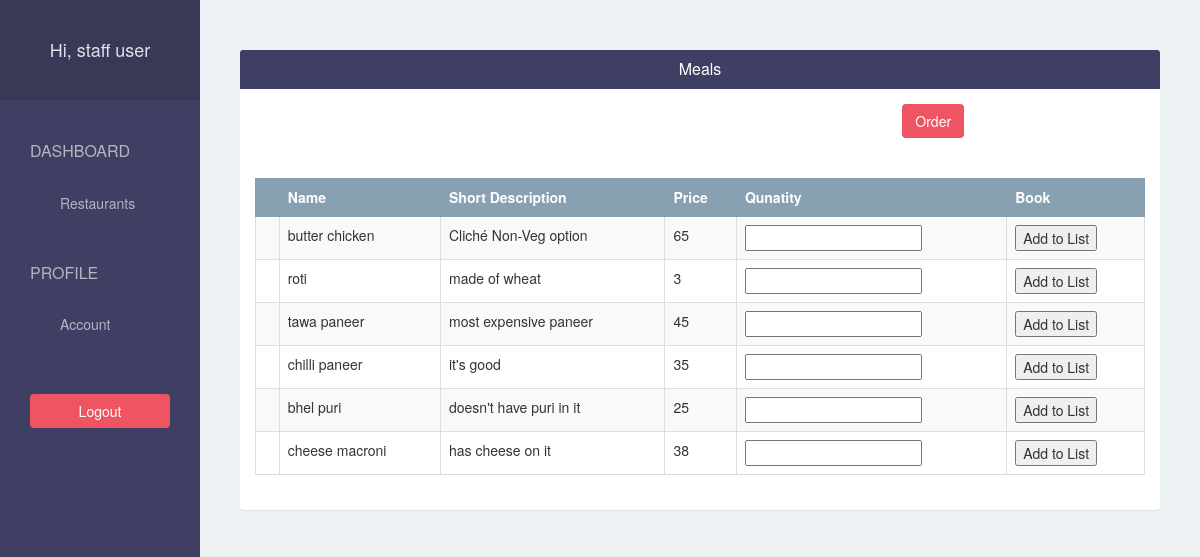
Page /customer/meals/10/ (signed in) on the committed database.
### foodapp/models.py (models this page shows, shortened)
class Meal(models.Model):
    restaurant = models.ForeignKey(Restaurant, on_delete=models.CASCADE, default=None)
    name = models.CharField(max_length=500)
    short_description = models.CharField(max_length=500)
    price = models.IntegerField(default=0)

### foodapp/views.py (the view)
# urls.py: path('customer/meals/<restaurant_id>/',views.customer_get_meals, name="get-meals"),
@login_required(login_url='/customer/login/')
def customer_get_meals(request, restaurant_id):
    meals = Meal.objects.filter(restaurant_id = restaurant_id).order_by("-id")
    customer = Customer.objects.all()
    return render(request,'customer/get-meals.html' , {"meals": meals, "customer": customer, "restaurant_id": restaurant_id})

### foodapp/templates/customer/get-meals.html (shortened to what this page needs)
{% extends 'customer/base.html' %}
{% load bootstrap3 %}
{% block page %}
    <div class="panel">
        <div class="panel-heading bg-blue">
            <h4 class="panel-title text-center text-white">Meals</h4>
        </div>
        <div class="panel-body">
            <div class="text-right">
            	<form method="POST" action="{% url 'add-order' %}">
	            	<input type="submit" class="btn btn-pink" value="Order">
       			</form>
                <br/>
                <br/>
            </div>
	            <table class="table table-bordered table-hover table-striped">
	                <thead>
	                    <tr class="bg-gray text-white">
	                        <th></th>
	                        <th>Name</th>
	                        <th>Short Description</th>
	                        <th>Price</th>
	                        <th>Qunatity</th>
	                        <th>Book</th>
	                    </tr>
	                </thead>
	                <tbody>
	                    {% for meal in meals %}
	                    <tr>
	                        <td scope="row"></td>
	                        <td>{{ meal.name}}</td>
	                        <td>{{ meal.short_description }}</td>
	                        <td>{{ meal.price }}</td>
	                        <td><input type="text" name="" id="{{meal.id}}"></td>
	                        <td><input type="button" value="Add to List" onclick="addToList('{{meal.id}}')"></td>
	                    </tr>
	                    {% endfor %}
	                </tbody>
	            </table>
        </div>
    </div>
{% endblock%}

### foodapp/templates/customer/base.html (shortened to what this page needs)
{% load static from staticfiles %}
<!DOCTYPE html>
<html>
<head>
  <link rel="stylesheet" href="{% static 'css/bootstrap.min.css' %}">
  <link rel="stylesheet" href="{% static 'css/style.css' %}">
</head>
<body>
    <div class="container-fluid">
      <div class="row">
        <div class="col-lg-2 col-md-2 col-sm-2 sidebar">
              {% url 'get-restaurants' as get_restaurants_url %}
              {% url 'customer-account' as customer_account_url %}
              <div class="text-center">
                  <h4>Hi, {{ request.user.get_full_name }}</h4>
              </div>
              <div class="list-group">
                  <span class="text-uppercase">Dashboard</span>
                  <a href="{% url 'get-restaurants' %}"
                      class="list-group-item {% if request.path == get_restaurant_url %} active {% endif %} ">
                      Restaurants
                  </a>
                  <span class="text-uppercase">Profile</span>
                  <a href="{%url 'customer-account'%}"
                      class="list-group-item {% if request.path == customer_account_url %} active {% endif %} ">Account</a>
              </div>
              <div class="text-center">
                  <a href="/customer/logout" class="btn btn-pink">Logout</a>
              </div>
        </div>
        <div class="col-lg-10 col-lg-offset-2 col-md-10 col-md-offset-2 col-sm-10 col-sm-offset-2 content">
            {% block page %}{% endblock %}
        </div>
      </div>
    </div>
</body>
</html>

### foodapp/static/css/style.css (style rules this page uses)
body { padding-top: 50px; background-color: #EDF2F5; overflow: auto; }
.bg-blue { background-color: #3F3F63; }
.bg-gray { background-color: #88A1B2; }
.text-white { color: white; }
.btn-pink { color: white; background-color: #EE5462; }
.sidebar { height: 100vh; position: fixed; top: 0; left: 0; padding: 0; background-color: #3F3F63; overflow: auto; }
.sidebar > div:first-child { padding: 30px 10px; font-weight: bold; font-size: 15px; background-color: #383957; }
.sidebar > div:first-child > h4 { color: #e0deeb; }
.sidebar .list-group { padding: 0; background-color: #3F3F63; }
.sidebar .list-group > span { color: #b6b4c1; display: block; margin-top: 20px; padding: 20px 30px; font-size: 16px; font-weight: 300; }
.sidebar .list-group .list-group-item, .sidebar .list-group .list-group-item:focus { background-color: #3F3F63; color: #b6b4c1; border: 0; padding-left: 60px; padding-right: 30px; }
.sidebar > div:last-child { padding: 30px; }
.sidebar > div:last-child .btn { width: 100%; }
.content { padding: 0 40px; }
.content .panel { border: none; }
.table > thead > tr > th, .table > thead > tr > td { vertical-align: middle; }
.table, .table > thead > tr > th { border-color: #88A1B2; }

### rows in the picture
Meal: name "butter chicken", short_description "Cliché Non-Veg option", price "65"
Meal: name "roti", short_description "made of wheat", price "3"
Meal: name "tawa paneer", short_description "most expensive paneer", price "45"
Meal: name "chilli paneer", short_description "it's good", price "35"
Meal: name "bhel puri", short_description "doesn't have puri in it", price "25"
Meal: name "cheese macroni", short_description "has cheese on it", price "38"

### other values in the picture
{{ request.user.get_full_name }} "staff user"
